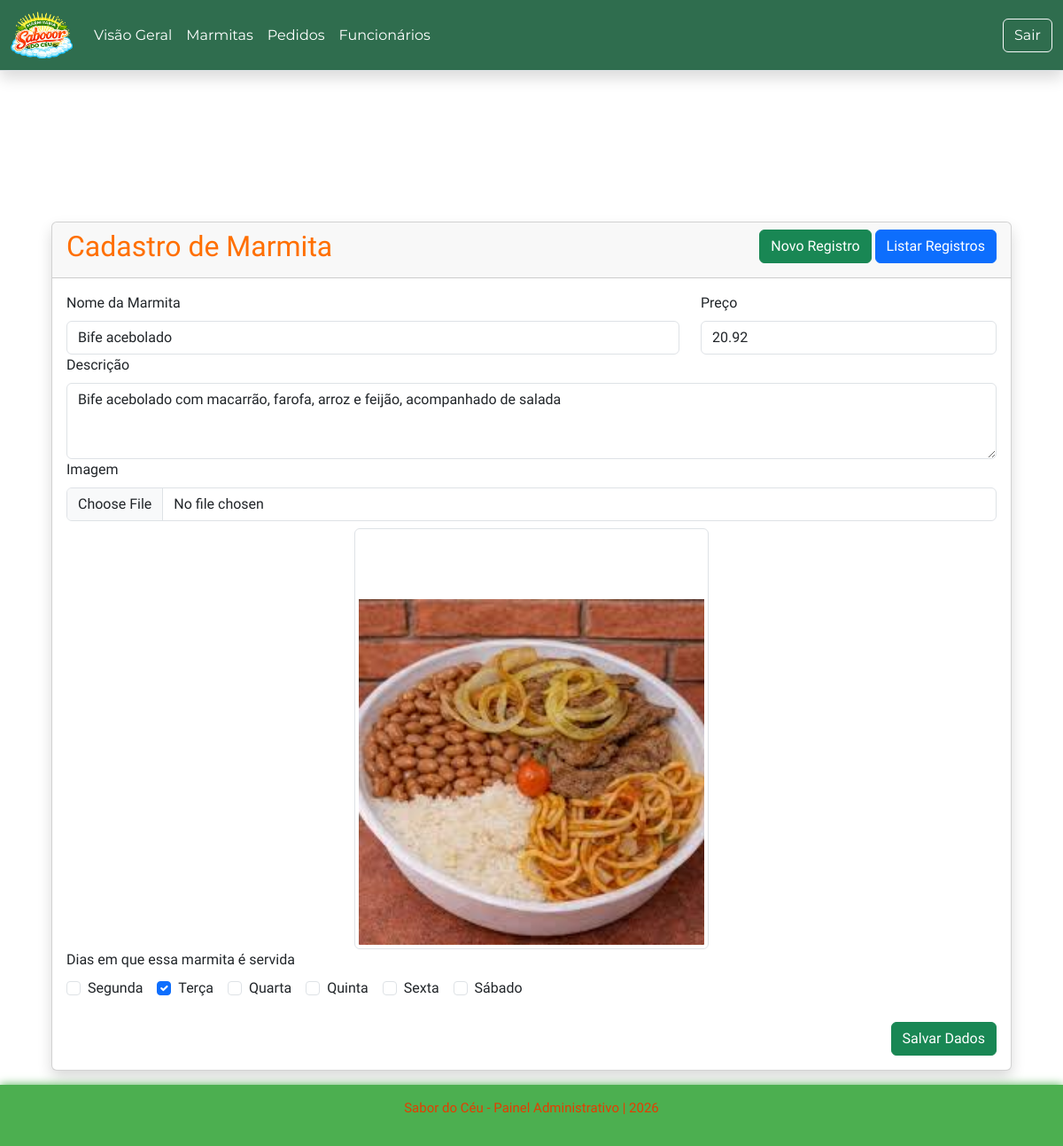
The app's page /admin/cadastrar/marmita?id=8 (signed in) with its own data.
### tables this page shows
CREATE TABLE `marmita` (
  `id_marmita` bigint(20) NOT NULL,
  `nm_marmita` varchar(100) NOT NULL,
  `ds_marmita` varchar(200) DEFAULT NULL,
  `nr_preco` decimal(5,2) DEFAULT NULL,
  `img_marmita` varchar(255) DEFAULT NULL
);

CREATE TABLE `diasemana` (
  `id_dia` bigint(20) NOT NULL,
  `nm_dia` varchar(20) NOT NULL
);

### admin/pages/cadastrar/marmita.php (the view, shortened to what this page needs)
<?php
$dias = $pdo->query("SELECT id_dia, nm_dia FROM diasemana ORDER BY id_dia")->fetchAll(PDO::FETCH_OBJ);
$diasSelecionados = [];
if (!empty($id)) {
    $sql = "SELECT id_marmita, nm_marmita, ds_marmita, nr_preco, img_marmita FROM marmita WHERE id_marmita = :id LIMIT 1";
    $consulta = $pdo->prepare($sql);
    $consulta->bindParam(":id", $id);
    $consulta->execute();
    $dadosCadastro = $consulta->fetch(PDO::FETCH_OBJ);
    $sqlDias = "SELECT id_dia FROM dia_marmita WHERE id_marmita = :id";
    $consultaDias = $pdo->prepare($sqlDias);
    $consultaDias->bindParam(":id", $id);
    $consultaDias->execute();
    $diasSelecionados = $consultaDias->fetchAll(PDO::FETCH_COLUMN);
}
$nm_marmita = $dadosCadastro->nm_marmita ?? null;
$ds_marmita = $dadosCadastro->ds_marmita ?? null;
$nr_preco = $dadosCadastro->nr_preco ?? null;
$img_marmita = $dadosCadastro->img_marmita ?? null;
?>
<div class="card shadow m-3">
    <div class="card-header">
        <div class="float-start">
            <h2>Cadastro de Marmita</h2>
        </div>
        <div class="float-end">
            <a href="cadastrar/marmita" class="btn btn-success">Novo Registro</a>
            <a href="listar/marmita" class="btn btn-primary">Listar Registros</a>
        </div>
    </div>
    <div class="card-body">
        <form method="POST" action="salvar/marmita" enctype="multipart/form-data">
            <div class="row">
                <div class="col-md-8">
                    <label class="form-label">Nome da Marmita</label>
                    <input type="text" name="nm_marmita" class="form-control" required value="<?= htmlspecialchars($nm_marmita) ?>">
                </div>
                <div class="col-md-4">
                    <label class="form-label">Preço</label>
                    <input type="number" step="0.01" name="nr_preco" class="form-control" required value="<?= htmlspecialchars($nr_preco) ?>">
                </div>
                <div class="col-md-12">
                    <label class="form-label">Descrição</label>
                    <textarea name="ds_marmita" class="form-control" rows="3"><?= htmlspecialchars($ds_marmita) ?></textarea>
                </div>
                <div class="col-md-12">
                    <label class="form-label">Imagem</label>
                    <input type="file" name="img_marmita" class="form-control" accept=".jpg,.jpeg,.png">
                    <?php if (!empty($img_marmita)) { ?>
                        <img src="../imgs/<?= htmlspecialchars($img_marmita) ?>" alt="Imagem atual" class="img-thumbnail mt-2" width="150">
                    <?php } ?>
                </div>
                <div class="col-md-12">
                    <label class="form-label">Dias em que essa marmita é servida</label>
                    <div class="d-flex flex-wrap gap-3">
                        <?php foreach ($dias as $d) { ?>
                            <div class="form-check">
                                <input type="checkbox" name="dias[]" value="<?= $d->id_dia ?>" class="form-check-input" id="dia_<?= $d->id_dia ?>"
                                    <?= in_array($d->id_dia, $diasSelecionados) ? "checked" : "" ?>>
                                <label class="form-check-label" for="dia_<?= $d->id_dia ?>"><?= htmlspecialchars($d->nm_dia) ?></label>
                            </div>
                        <?php } ?>
                    </div>
                </div>
            </div>
            <br>
            <button type="submit" class="btn btn-success float-end">Salvar Dados</button>
        </form>
    </div>
</div>

### css/style.css (style rules this page uses)
body { min-height: 100vh; display: flex; flex-direction: column; margin: 0; overflow-x: hidden; }
.container h2 { color: #ff6f00; text-align: center; }
.container img { width: 100%; max-width: 400px; height: auto; display: block; margin: 0 auto; padding-top: 79px; }
h2 { color: #ff6f00; font-family: "Akt", Arial, Helvetica, sans-serif; }

### records on screen
marmita: nm_marmita "Bife acebolado", nr_preco "20.92", ds_marmita "Bife acebolado com macarrão, farofa, arroz e feijão, acompanhado de salada", img_marmita (picture)
diasemana: nm_dia "Segunda"
diasemana: id_dia "☑", nm_dia "Terça"
diasemana: nm_dia "Quarta"
diasemana: nm_dia "Quinta"
diasemana: nm_dia "Sexta"
diasemana: nm_dia "Sábado"
